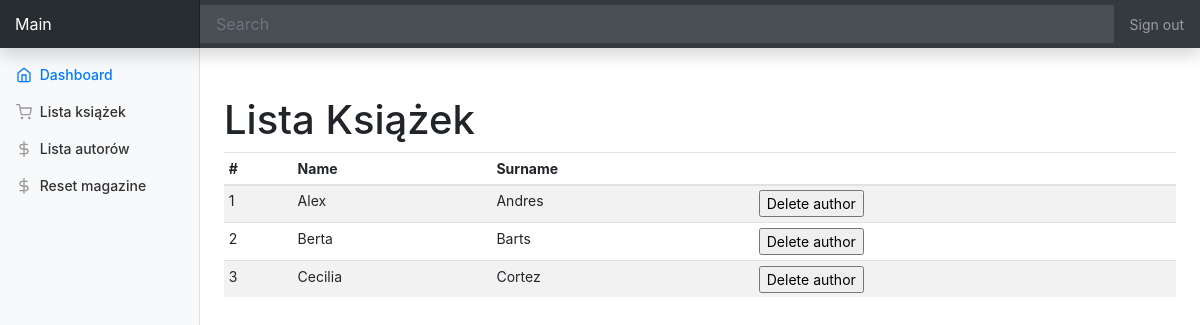
/authors_list, run on the app's committed database.
### models/authors.py (models this page shows, shortened)
class Authors(db.Model):
    id = db.Column(db.Integer, primary_key=True)
    first_name = db.Column(db.Text)
    second_name = db.Column(db.Text)
    hidden = db.Column(db.Boolean)

### book_catalogue.py (the view)
@app.route("/authors_list", methods=["GET"])
def show_authors_list():
    authors_list = book_db.get_all_authors()
    return render_template("authors_list.html", authors_list=authors_list)

### book_catalogueSQLLite.py (called while the page is built)
    def get_all_authors(self):
        return Authors.query.all()

### templates/authors_list.html (shortened to what this page needs)
{% extends "base.html" %}
{% block content %}
<h1 class="mt-5">Lista Książek</h1>
<div class="table-responsive">
    <table class="table table-striped table-sm">
        <thead>
            <tr>
                <th>#</th>
                <th>Name</th>
                <th>Surname</th>
                <th></th>
            </tr>
        </thead>
        <tbody>
            {% for author in authors_list %}
            <tr>
                <td>{{ author.id}}</td>
                <td>{{ author.first_name }}</td>
                <td>{{ author.second_name }}</td>
                <td>
                    <form method="POST" action="{{ url_for('show_authors_list') }}">
                        <input type="submit" value="Delete author"></input>
                    </form>
                </td>
            </tr>
            {% endfor %}
        </tbody>
    </table>
</div>
{% endblock %}

### templates/dashboard.css (style rules this page uses)
body { font-size: .875rem; }

### data on the page
Authors: id "1", first_name "Alex", second_name "Andres"
Authors: id "2", first_name "Berta", second_name "Barts"
Authors: id "3", first_name "Cecilia", second_name "Cortez"
